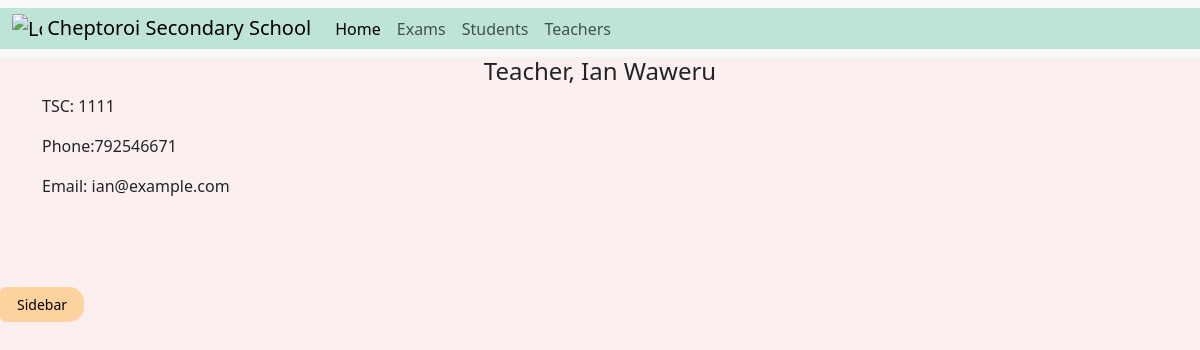
The page /exams/teacherprofile/1/ on the database its author committed.
### exams/models.py (models this page shows)
class Teacher(models.Model):
    tch_id = models.AutoField(primary_key=True, default=None)
    f_name = models.CharField(max_length=15)
    l_name = models.CharField(max_length=15)
    tsc_no = models.IntegerField(default=None)
    telephone = models.IntegerField(null=True)
    email = models.EmailField(max_length=20, null=True)
    def __str__(self):
        return f'{self.f_name} {self.l_name}'

### exams/views.py (the view)
# urls.py: path('teacherprofile/<t_id>/', views.teacher_profile_page, name="t_profile"),
def teacher_profile_page(request, t_id):
    teacher = Teacher.objects.get(tch_id=t_id)
    context = {'teacher': teacher}
    return render(request, "exams/teacher_profile.html", context)

### exams/templates/exams/teacher_profile.html (shortened to what this page needs)
{% extends "exams/base.html" %}
{% block content %}
<head>
    <!-- {% load static %}
    <link rel="stylesheet" href="{ static 'exams/profile.css'}" type="text/css"> -->
</head>
<body>
    <div class="container">
        <h4 class="text-center">Teacher, {{teacher}}</h4>
        <div class="card-body">
            <p>TSC: {{teacher.tsc_no}}</p>
        </div>
        <div class="card-body">
            <p>Phone:{{teacher.telephone}}</p>
        </div>
        <div class="card-body">
            <p>Email: {{teacher.email}}</p>
        </div>
    </div>
</body>
{% endblock content %}

### rows shown on the page
Teacher: f_name+l_name "Ian Waweru", tsc_no "1111", telephone "792546671", email "ian@example.com"
